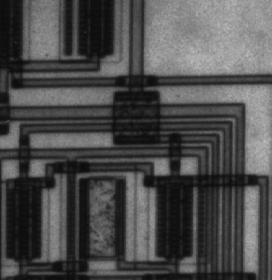
%> input picture Assigment/Assignment 3/circuit.png, 272 x 280 px
$ octave Assignment3_RBRafiq.m   (GNU Octave 9; MATLAB toolbox functions it lacks are replaced by stand-ins)
%> lines starting %> are read from the running program, lines starting %| are printed output that depends on the picture
im = imread('circuit.png'); % Read image
%> im is the input picture: size 280x272 uint8; min 12, max 191, mean 76.3

L = 20; % Minimum certain leangth
W = 15; % Line's width

lineDetect(im, L);
lineWidthDetect(im, L, W);

function lineDetect(im, minLength)
%> called with minLength = 20
     edgeImg = edge(im, 'canny'); % Edge detected image
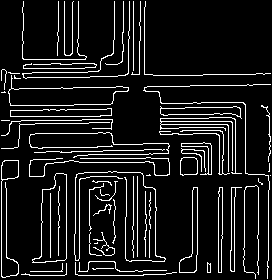
%> edgeImg: size 280x272 logical; 10% white in thin lines or dots
     [H,T,R] = hough(edgeImg);
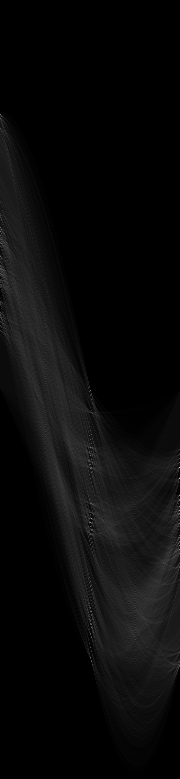
%> H: size 779x180 double; min 0, max 210, mean 9.8
%> T = 180 values from -90 to 89; R = 779 values from -389 to 389
     P  = houghpeaks(H,10,'threshold',ceil(0.3*max(H(:))));
%> P = [468 180; 479 180; 511 180; 523 91; 496 180; 391 91; 550 180; 456 91; 115 1; 469 91]
     lines = houghlines(edgeImg,T,R,P,'FillGap',5,'MinLength',minLength);
%> lines = 27 lines; longest, point1 to point2 (x, y): (2, 166) to (2, 277), (67, 175) to (67, 275), (80, 180) to (80, 276), (134, 2) to (134, 75), (134, 173) to (134, 240), (79, 276) to (144, 276)
     figure, imshow(im), hold on
     for k = 1:length(lines)
        xy = [lines(k).point1; lines(k).point2];
        plot(xy(:,1),xy(:,2),'LineWidth', 2, 'Color','green');

        % Plot beginnings and ends of lines
        plot(xy(1,1),xy(1,2),'*','Color','yellow');
        plot(xy(2,1),xy(2,2),'*','Color','red');

     end
%> this loop made 27 passes
%> xy on passes 1 to 12: [204 75; 256 75], [154 76; 202 76], [91 77; 118 77], [31 78; 87 78], [203 86; 253 86], [148 87; 190 87], [88 88; 116 88], [31 89; 73 89], [210 118; 232 118], [161 119; 202 119], [88 120; 113 120], [31 121; 82 121]
%> `lineDetect(im, L);`:
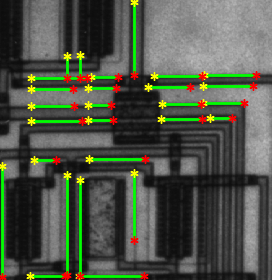
%> figure redrawn from the program's plot data
 end

function lineWidthDetect(im, givenLength, givenWidth)
%> called with givenLength = 20, givenWidth = 15
    edgeImg = edge(im, 'canny'); % Edge detected image
    [H,T,R] = hough(edgeImg);
    P  = houghpeaks(H,10,'threshold',ceil(0.3*max(H(:))));
    lines = houghlines(edgeImg,T,R,P,'FillGap',5,'MinLength', givenLength);
    figure, imshow(im), hold on
    for k = 1:length(lines)
        for l = 1:length(lines)
            if k~=l
                if lines(k).theta == lines(l).theta && norm(lines(k).point1 - lines(l).point1) == givenWidth
                    xy_1 = [lines(k).point1; lines(k).point2];
                    xy_2 = [lines(l).point1; lines(l).point2];

                    plot(xy_1(:,1),xy_1(:,2),'LineWidth', 2, 'Color','green');
                    plot(xy_2(:,1),xy_2(:,2),'LineWidth', 2, 'Color','green');
                    % Plot beginnings and ends of lines
                    plot(xy_1(1,1),xy_1(1,2),'*','Color','yellow');
                    plot(xy_1(2,1),xy_1(2,2),'*','Color','red');
                    plot(xy_2(1,1),xy_2(1,2),'x','Color','yellow');
                    plot(xy_2(2,1),xy_2(2,2),'x','Color','red');
                end
            end
        end
    end
%> this loop made 27 passes
%> after the loop, xy_1 = [31 106; 74 106]; xy_2 = [31 121; 82 121]
%> `lineWidthDetect(im, L, W);`:
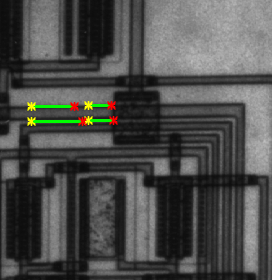
%> figure redrawn from the program's plot data
end
